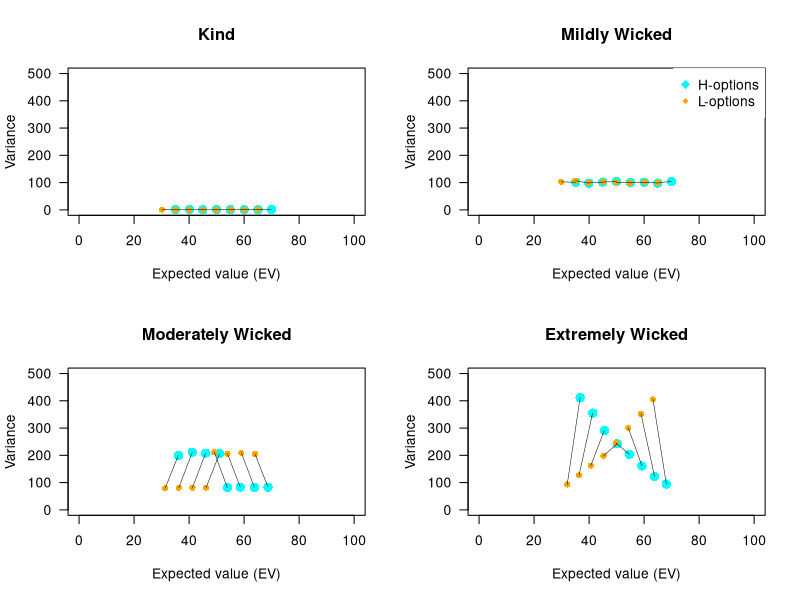

Here is the R script that generated this plot:
### This script plots the choice options' EVs against their variances
### (c) Renato Frey

dps_k <- read.csv("../data/main/dps_p00.csv")
dps_w20 <- read.csv("../data/main/dps_p20.csv")
dps_w15 <- read.csv("../data/main/dps_p15.csv")
dps_w10 <- read.csv("../data/main/dps_p10.csv")

m <- rbind(apply(dps_k, 2, mean),
           apply(dps_w20, 2, mean),
           apply(dps_w15, 2, mean),
           apply(dps_w10, 2, mean))

v <- rbind(apply(dps_k, 2, var),
           apply(dps_w20, 2, var),
           apply(dps_w15, 2, var),
           apply(dps_w10, 2, var))

# v <- v[,as.vector(t(as.matrix(cbind(1:8, 9:16), byrow=T)))]
#barplot(t(v), beside=T)


pdf(file="../output/main/env_var.pdf", width=10)
par(mfrow=c(2,2)) #     mar=c(3.5,4,3,2), mgp=c(2.2,0.5,0))

for (i in 1:4) {
  
  if (i == 1) p_title <- "Kind"
  if (i == 2) p_title <- "Mildly Wicked" 
  if (i == 3) p_title <- "Moderately Wicked"
  if (i == 4) p_title <- "Extremely Wicked" 
  
  Am <- m[i,1:8]
  Av <- v[i,1:8]
  Bm <- m[i,9:16]
  Bv <- v[i,9:16]
  plot(Am, Av, las=1, pch=16, col="cyan", xlim=c(0,100), ylim=c(0, 500), xlab="Expected value (EV)", ylab="Variance", cex=1.5, main=p_title)
  points(Bm, Bv, pch=16, col="orange")
  for (j in 1:8) {
    lines(c(Am[j], Bm[j]), c(Av[j], Bv[j]), lwd=0.5)
  }
  
  if (i == 2) legend("topright", c("H-options", "L-options"), col=c("cyan", "orange"), pch=18, pt.cex=c(1.5, 1), box.lty=0)
  
}

dev.off()